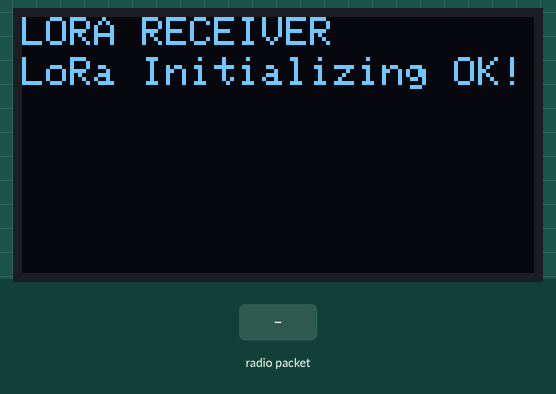
The sketch below on a simulated ESP32. Parts: 128×64 one-colour display. The inputs (shaded band) are chosen by the test bench. No radio packets arrive unless stated; what the sketch prints to the serial monitor is not drawn.

Above: at 1.3 s.
1.4 s: radio packet "4" arrives
At 3.6 s:
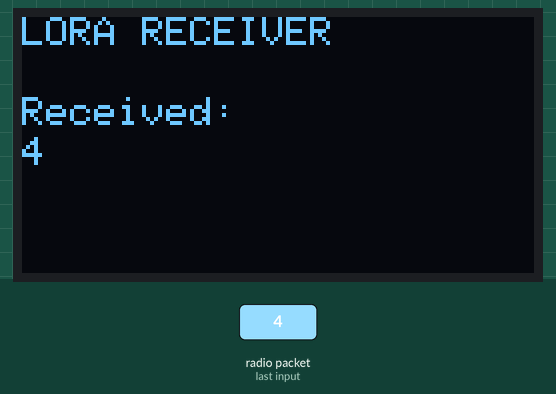
3.9 s: radio packet "5" arrives
At 5.6 s:
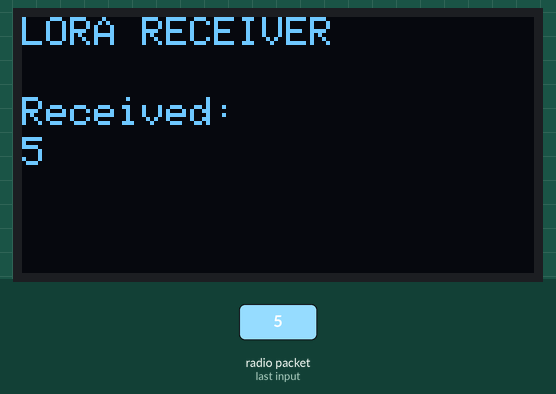
Timing chart, 0 to 7.1 s (numbered marks = the images above; inputs shaded):
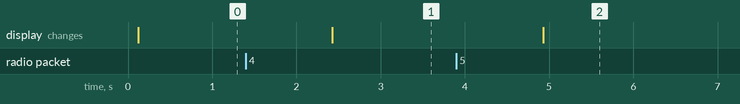

The sketch:

ESP_LORA_RX.ino
```cpp
/*********
RX

  Complete project details at https://RandomNerdTutorials.com/ttgo-lora32-sx1276-arduino-ide/
*********/

//Libraries for LoRa
#include <SPI.h>
#include <LoRa.h>

//Libraries for OLED Display
#include <Wire.h>
#include <Adafruit_GFX.h>
#include <Adafruit_SSD1306.h>

//define the pins used by the LoRa transceiver module
#define SCK 5
#define MISO 19
#define MOSI 27
#define SS 18
#define RST 23
#define DIO0 26

//433E6 for Asia
//866E6 for Europe
//915E6 for North America
#define BAND 915E6

//OLED pins
#define OLED_SDA 21
#define OLED_SCL 22
#define OLED_RST -1
#define SCREEN_WIDTH 128  // OLED display width, in pixels
#define SCREEN_HEIGHT 64  // OLED display height, in pixels


Adafruit_SSD1306 display(SCREEN_WIDTH, SCREEN_HEIGHT, &Wire, OLED_RST);

// Buffer for incoming commands
char commandBuffer[512]; // Assuming commands won't exceed 32 characters
int bufferIndex = 0;

String LoRaData;
String teststr;

// Example RGB colors
uint8_t colors[6][3] = {
  { 255, 0, 0 },    // Red
  { 0, 255, 0 },    // Green
  { 0, 0, 255 },    // Blue
  { 255, 255, 0 },  // Yellow
  { 0, 255, 255 },  // Cyan
  { 255, 0, 255 }   // Magenta
};


void processCommand(char* command) {
  int led, r, g, b;
  if (sscanf(command, "%d,%d,%d,%d", &led, &r, &g, &b) == 4) { // Parse command
    if (led >= 0 && led < 6) {
      colors[led][0] = r;
      colors[led][1] = g;
      colors[led][2] = b;
      Serial.print("Updated LED ");
      Serial.print(led);
      Serial.print(" to RGB(");
      Serial.print(r);
      Serial.print(", ");
      Serial.print(g);
      Serial.print(", ");
      Serial.print(b);
      Serial.println(")");

      sendColors(); // Send the new color configuration via LoRa
    } else {
    //  Serial.println("Invalid LED number");
    }
  } else {
   // Serial.println("Invalid command format");
  }
}


void sendColors() {
  LoRa.beginPacket();
  for (int i = 0; i < 6; i++) {
    for (int j = 0; j < 3; j++) {
      LoRa.write(colors[i][j]);  // Send each color component
    /*  Serial.print("Sending color[");
      Serial.print(i);
      Serial.print("][");
      Serial.print(j);
      Serial.print("]: ");
      Serial.println(colors[i][j]);
    */
    }
  }
  LoRa.endPacket();
  Serial.println("Colors sent via LoRa");
}

void setup() {
  //initialize Serial Monitor
  Serial.setTimeout(5);
  Serial.begin(115200);

  //reset OLED display via software
  pinMode(OLED_RST, OUTPUT);
  digitalWrite(OLED_RST, LOW);
  delay(20);
  digitalWrite(OLED_RST, HIGH);

  //initialize OLED
  Wire.begin(OLED_SDA, OLED_SCL);
  if (!display.begin(SSD1306_SWITCHCAPVCC, 0x3c, false, false)) {  // Address 0x3C for 128x32
    Serial.println(F("SSD1306 allocation failed"));
    for (;;)
      ;  // Don't proceed, loop forever
  }

  display.clearDisplay();
  display.setTextColor(WHITE);
  display.setTextSize(1);
  display.setCursor(0, 0);
  display.print("LORA RECEIVER ");
  display.display();

  Serial.println("LoRa Receiver Test");

  //SPI LoRa pins
  SPI.begin(SCK, MISO, MOSI, SS);
  //setup LoRa transceiver module
  LoRa.setPins(SS, RST, DIO0);

  if (!LoRa.begin(BAND)) {
    Serial.println("Starting LoRa failed!");
    while (1)
      ;
  }
  Serial.println("LoRa Initializing OK!");
  display.setCursor(0, 10);
  display.println("LoRa Initializing OK!");
  display.display();


  //sendColors();
}

void loop() {
  // LoRa Packet Reception
  int packetSize = LoRa.parsePacket();
  if (packetSize) {
    LoRaData = LoRa.readString();
   // Serial.println("Received LoRa Packet: " + LoRaData);
    Serial.println(LoRaData);

    // Display LoRa Data
    display.clearDisplay();
    display.setCursor(0, 0);
    display.print("LORA RECEIVER");
    display.setCursor(0, 20);
    display.print("Received:");
    display.setCursor(0, 30);
    display.print(LoRaData);
    display.display();
  }

  // Serial Command Input (Non-blocking)
  while (Serial.available() > 0) {
    char inChar = Serial.read();

    if (inChar == '\n' || inChar == '\r') {
      if (bufferIndex > 0) {
        commandBuffer[bufferIndex] = '\0'; // Terminate string
        Serial.print("Command Received: ");
        Serial.println(commandBuffer);

        // Process Command
        processCommand(commandBuffer);

        // Send command string over LoRa for testing
        LoRa.beginPacket();
        LoRa.print(commandBuffer);
        LoRa.endPacket();

        bufferIndex = 0;
      }
    } else if (bufferIndex < sizeof(commandBuffer) - 1) {
      commandBuffer[bufferIndex++] = inChar;
    }
  }
}
```

Measured:
- after the input at 1.4 s, the display: changes after 1.0 s (image 1)
- after the input at 3.9 s, the display: changes after 1.0 s (image 2)
